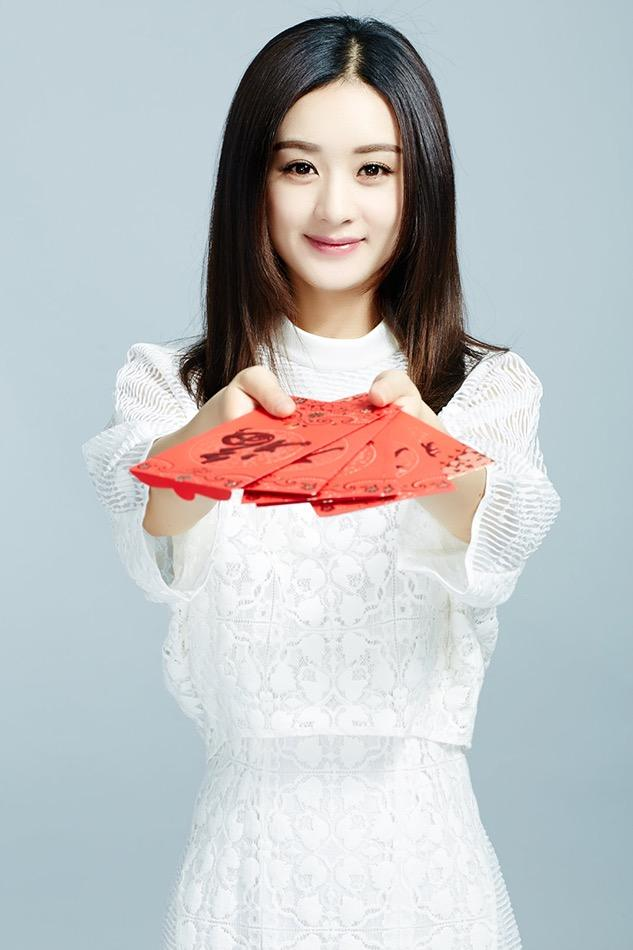
#> input picture img/zly.jpg, 633 x 950 px, found by its file name
$ python LBP.py
#> lines starting #> are read from the running program, lines starting #| are printed output that depends on the picture
import cv2
import numpy as np


def olbp(src):
     dst = np.zeros(src.shape,dtype=src.dtype)
     for i in range(1,src.shape[0]-1):
         for j in range(1,src.shape[1]-1):
             pass
             center = src[i][j]
             code = 0;
             code |= (src[i-1][j-1] >= center) << 7;
             code |= (src[i-1][j  ] >= center) << 6;
             code |= (src[i-1][j+1] >= center) << 5;
             code |= (src[i  ][j+1] >= center) << 4;
             code |= (src[i+1][j+1] >= center) << 3;
             code |= (src[i+1][j  ] >= center) << 2;
             code |= (src[i+1][j-1] >= center) << 1;
             code |= (src[i  ][j-1] >= center) << 0;

             dst[i-1][j-1]= code;
     return dst


lena = cv2.imread("img/zly.jpg")
#> lena is the input picture: shape (950, 633, 3); mean B, G, R 194.3, 192.6, 190.5
cv2.namedWindow("lena")
cv2.imshow("lena", lena)
cv2.waitKey(0)

gray = cv2.cvtColor(lena,cv2.COLOR_RGB2GRAY)
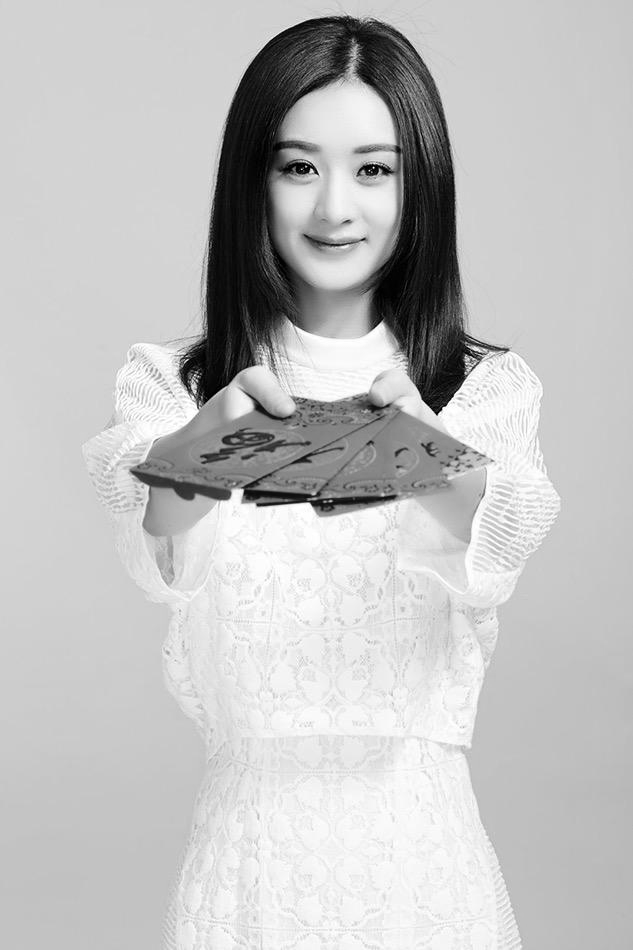
#> gray: shape (950, 633); min 0, max 255, mean 192.8
x = olbp(gray)
#> after the loop in olbp, `for i in range(1,src.shape[0]-1):`:
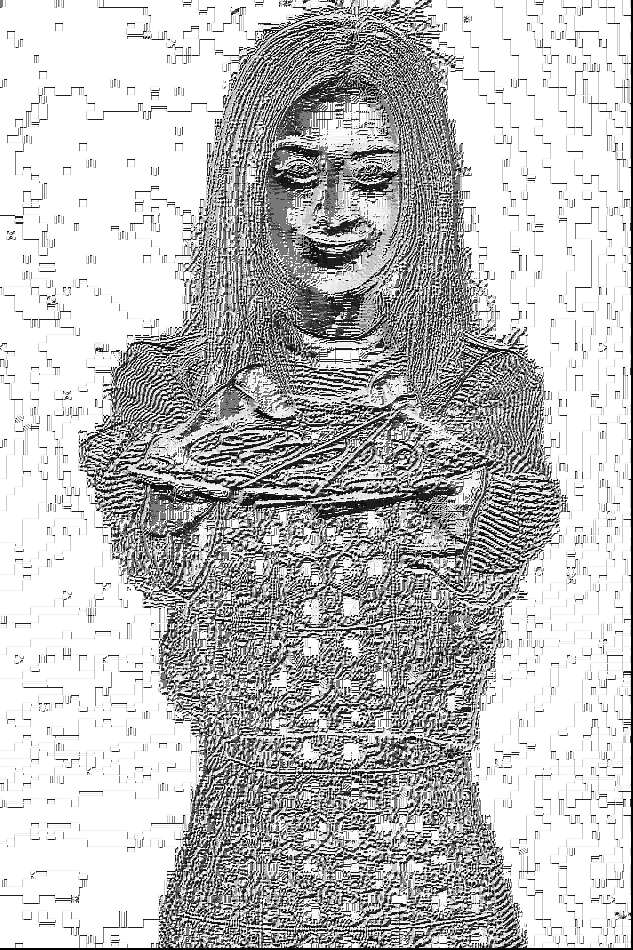
#> dst: shape (950, 633); min 0, max 255, mean 191.3


cv2.namedWindow("olbp")
cv2.imshow("olbp", x)
cv2.waitKey(0)
